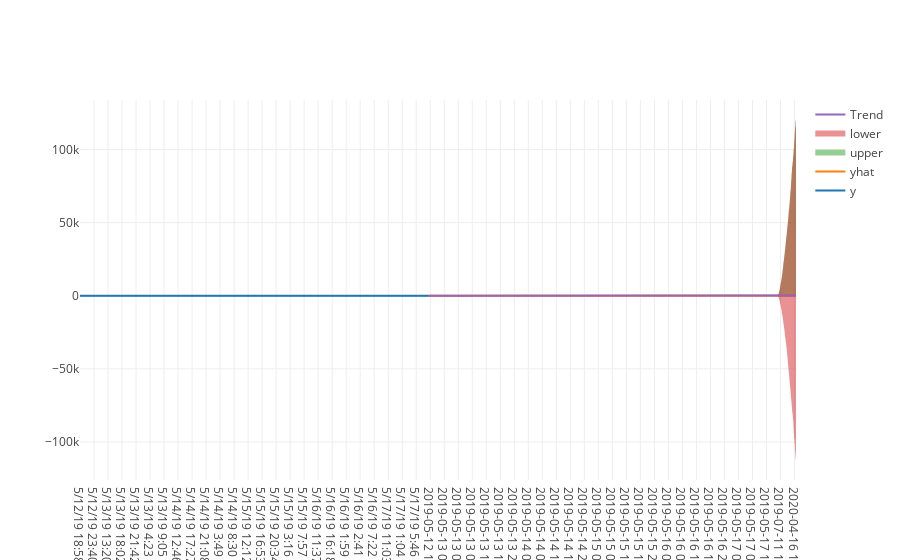

Here is the notebook cell this chart was saved with:
### Code cell
py.iplot([
    go.Scatter(x=temperature['ds'], y=temperature['y'], name='y'),
    go.Scatter(x=forecast['ds'], y=forecast['yhat'], name='yhat'),
    go.Scatter(x=forecast['ds'], y=forecast['yhat_upper'], fill='tonexty', mode='none', name='upper'),
    go.Scatter(x=forecast['ds'], y=forecast['yhat_lower'], fill='tonexty', mode='none', name='lower'),
    go.Scatter(x=forecast['ds'], y=forecast['trend'], name='Trend')
])

### Figure 1 — Plotly figure (JSON) as saved in the notebook; plotly's stock layout.template omitted (floating-point values rounded to 4 significant figures; data arrays with more than 128 entries replaced by an {"elided": "..."} marker saying what was removed)
{"data": [{"name": "y", "type": "scatter", "uid": "73ad6436-1791-4430-9a30-427307b928f7", "x": {"elided": "6973 str values"}, "y": {"elided": "6973 int values"}}, {"name": "yhat", "type": "scatter", "uid": "0ba431f8-4bea-46ce-850f-693a9a115afa", "x": {"elided": "7338 str values"}, "y": {"elided": "7338 float values"}}, {"fill": "tonexty", "mode": "none", "name": "upper", "type": "scatter", "uid": "22831a1b-96b7-48eb-8e0d-e44503dd5321", "x": {"elided": "7338 str values"}, "y": {"elided": "7338 float values"}}, {"fill": "tonexty", "mode": "none", "name": "lower", "type": "scatter", "uid": "fdd00a5a-9651-4124-acd8-a1f4bb09fc9a", "x": {"elided": "7338 str values"}, "y": {"elided": "7338 float values"}}, {"name": "Trend", "type": "scatter", "uid": "70cb264d-4650-4319-af48-81a6f455c18e", "x": {"elided": "7338 str values"}, "y": {"elided": "7338 float values"}}], "layout": {}}
